Frame 1 (no input): blank canvas, image omitted
Frame 60 (no input): blank canvas, image omitted
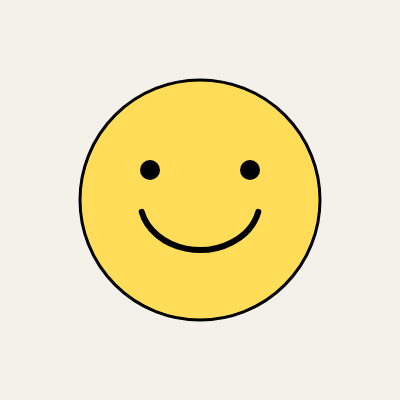
Frame 120 (the mouse pressed at the canvas centre since frame 60)

The p5.js sketch whose frames 1 and 60 were blank and that drew this single picture after the mouse press (run headless with seeded random() and noise() and a simulated clock; from frame 60 on, the mouse is pressed at the canvas centre):

// p5.js sketch
// ── sketch.js
let happyBool = false;
let sadBool = false;

function setup() {
  createCanvas(400, 400);
}

function draw() {
  background(244, 241, 234);

  if (happyBool === true) {
    happyFace();
  }
  if (sadBool === true) {
    sadFace();
  }
}

function happyFace() {
  fill(255, 221, 89);
  stroke(0);
  strokeWeight(3);
  circle(200, 200, 240);

  fill(0);
  noStroke();
  circle(150, 170, 20);
  circle(250, 170, 20);

  noFill();
  stroke(0);
  strokeWeight(6);
  arc(200, 200, 120, 100, 0.2, PI - 0.2);
}

function sadFace() {
  fill(120, 180, 255);
  stroke(0);
  strokeWeight(3);
  circle(200, 200, 240);

  fill(0);
  noStroke();
  circle(150, 170, 20);
  circle(250, 170, 20);

  noFill();
  stroke(0);
  strokeWeight(6);
  arc(200, 230, 120, 100, PI + 0.2, TWO_PI - 0.2);
}

function mousePressed() {
  happyBool = true;
  sadBool = false;
}

function keyPressed() {
  sadBool = true;
  happyBool = false;
}
// ── style.css
body {
  margin: 0;
  background: #ffd1dc;
}
